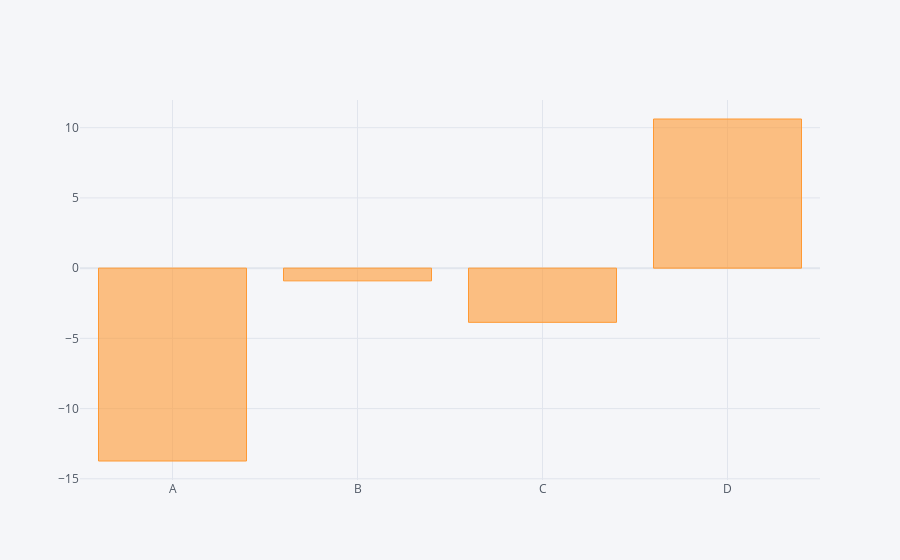

Here is the notebook cell this chart was saved with:
### Code cell
df1.sum().iplot(kind = 'bar')

### Figure 1 — Plotly figure (JSON) as saved in the notebook; plotly's stock layout.template omitted (floating-point values rounded to 4 significant figures)
{"data": [{"marker": {"color": "rgba(255, 153, 51, 0.6)", "line": {"color": "rgba(255, 153, 51, 1.0)", "width": 1}}, "name": "None", "orientation": "v", "text": "", "type": "bar", "x": ["A", "B", "C", "D"], "y": [-13.73, -0.9054, -3.859, 10.62]}], "layout": {"autosize": true, "legend": {"bgcolor": "#F5F6F9", "font": {"color": "#4D5663"}}, "paper_bgcolor": "#F5F6F9", "plot_bgcolor": "#F5F6F9", "title": {"font": {"color": "#4D5663"}}, "xaxis": {"autorange": true, "gridcolor": "#E1E5ED", "range": [-0.5, 3.5], "showgrid": true, "tickfont": {"color": "#4D5663"}, "title": {"font": {"color": "#4D5663"}, "text": ""}, "type": "category", "zerolinecolor": "#E1E5ED"}, "yaxis": {"autorange": true, "gridcolor": "#E1E5ED", "range": [-15.09, 11.97], "showgrid": true, "tickfont": {"color": "#4D5663"}, "title": {"font": {"color": "#4D5663"}, "text": ""}, "type": "linear", "zerolinecolor": "#E1E5ED"}}}
